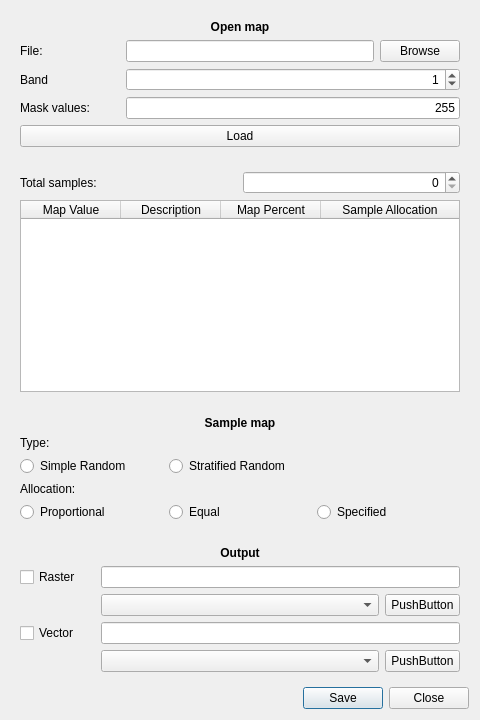
<?xml version="1.0" encoding="UTF-8"?>
<ui version="4.0">
 <class>Dialog</class>
 <widget class="QDialog" name="Dialog">
  <property name="geometry">
   <rect>
    <x>0</x>
    <y>0</y>
    <width>480</width>
    <height>720</height>
   </rect>
  </property>
  <property name="windowTitle">
   <string>Dialog</string>
  </property>
  <layout class="QGridLayout" name="gridLayout">
   <item row="1" column="0">
    <widget class="QWidget" name="widget_3" native="true">
     <layout class="QGridLayout" name="gridLayout_3">
      <item row="0" column="0">
       <widget class="QLabel" name="label_6">
        <property name="text">
         <string>Total samples:</string>
        </property>
       </widget>
      </item>
      <item row="0" column="1">
       <widget class="QSpinBox" name="spinBox_2">
        <property name="alignment">
         <set>Qt::AlignRight|Qt::AlignTrailing|Qt::AlignVCenter</set>
        </property>
        <property name="maximum">
         <number>16777215</number>
        </property>
       </widget>
      </item>
      <item row="1" column="0" colspan="2">
       <widget class="QTableWidget" name="tableWidget">
        <attribute name="horizontalHeaderStretchLastSection">
         <bool>true</bool>
        </attribute>
        <column>
         <property name="text">
          <string>Map Value</string>
         </property>
        </column>
        <column>
         <property name="text">
          <string>Description</string>
         </property>
        </column>
        <column>
         <property name="text">
          <string>Map Percent</string>
         </property>
        </column>
        <column>
         <property name="text">
          <string>Sample Allocation</string>
         </property>
        </column>
       </widget>
      </item>
     </layout>
     <zorder>tableWidget</zorder>
     <zorder>label_6</zorder>
     <zorder>spinBox_2</zorder>
    </widget>
   </item>
   <item row="0" column="0">
    <widget class="QWidget" name="widget" native="true">
     <property name="maximumSize">
      <size>
       <width>16777215</width>
       <height>150</height>
      </size>
     </property>
     <layout class="QGridLayout" name="gridLayout_2">
      <item row="1" column="2">
       <widget class="QPushButton" name="pushButton">
        <property name="minimumSize">
         <size>
          <width>50</width>
          <height>0</height>
         </size>
        </property>
        <property name="text">
         <string>Browse</string>
        </property>
       </widget>
      </item>
      <item row="4" column="0" colspan="3">
       <widget class="QPushButton" name="pushButton_2">
        <property name="text">
         <string>Load</string>
        </property>
       </widget>
      </item>
      <item row="0" column="0" colspan="3">
       <widget class="QLabel" name="label">
        <property name="maximumSize">
         <size>
          <width>16777215</width>
          <height>25</height>
         </size>
        </property>
        <property name="text">
         <string>&lt;html&gt;&lt;head/&gt;&lt;body&gt;&lt;p align=&quot;center&quot;&gt;&lt;span style=&quot; font-weight:600;&quot;&gt;Open map&lt;/span&gt;&lt;/p&gt;&lt;/body&gt;&lt;/html&gt;</string>
        </property>
       </widget>
      </item>
      <item row="1" column="1">
       <widget class="QLineEdit" name="lineEdit"/>
      </item>
      <item row="1" column="0">
       <widget class="QLabel" name="label_2">
        <property name="minimumSize">
         <size>
          <width>100</width>
          <height>0</height>
         </size>
        </property>
        <property name="text">
         <string>File:</string>
        </property>
       </widget>
      </item>
      <item row="2" column="0">
       <widget class="QLabel" name="label_3">
        <property name="minimumSize">
         <size>
          <width>100</width>
          <height>0</height>
         </size>
        </property>
        <property name="text">
         <string>Band</string>
        </property>
       </widget>
      </item>
      <item row="2" column="1" colspan="2">
       <widget class="QSpinBox" name="spinBox">
        <property name="alignment">
         <set>Qt::AlignRight|Qt::AlignTrailing|Qt::AlignVCenter</set>
        </property>
        <property name="value">
         <number>1</number>
        </property>
       </widget>
      </item>
      <item row="3" column="0">
       <widget class="QLabel" name="label_4">
        <property name="minimumSize">
         <size>
          <width>100</width>
          <height>0</height>
         </size>
        </property>
        <property name="text">
         <string>Mask values:</string>
        </property>
       </widget>
      </item>
      <item row="3" column="1" colspan="2">
       <widget class="QLineEdit" name="lineEdit_2">
        <property name="text">
         <string>255</string>
        </property>
        <property name="alignment">
         <set>Qt::AlignRight|Qt::AlignTrailing|Qt::AlignVCenter</set>
        </property>
       </widget>
      </item>
     </layout>
    </widget>
   </item>
   <item row="5" column="0">
    <widget class="QDialogButtonBox" name="buttonBox">
     <property name="orientation">
      <enum>Qt::Horizontal</enum>
     </property>
     <property name="standardButtons">
      <set>QDialogButtonBox::Close|QDialogButtonBox::Save</set>
     </property>
    </widget>
   </item>
   <item row="3" column="0">
    <widget class="QWidget" name="widget_4" native="true">
     <layout class="QGridLayout" name="gridLayout_5">
      <item row="0" column="1">
       <widget class="QLabel" name="label_9">
        <property name="text">
         <string>&lt;html&gt;&lt;head/&gt;&lt;body&gt;&lt;p align=&quot;center&quot;&gt;&lt;span style=&quot; font-weight:600;&quot;&gt;Output&lt;/span&gt;&lt;/p&gt;&lt;/body&gt;&lt;/html&gt;</string>
        </property>
       </widget>
      </item>
      <item row="3" column="0">
       <widget class="QCheckBox" name="checkBox_2">
        <property name="maximumSize">
         <size>
          <width>75</width>
          <height>16777215</height>
         </size>
        </property>
        <property name="text">
         <string>Vector</string>
        </property>
       </widget>
      </item>
      <item row="1" column="0">
       <widget class="QCheckBox" name="checkBox">
        <property name="maximumSize">
         <size>
          <width>75</width>
          <height>16777215</height>
         </size>
        </property>
        <property name="text">
         <string>Raster</string>
        </property>
       </widget>
      </item>
      <item row="2" column="2">
       <widget class="QPushButton" name="pushButton_3">
        <property name="maximumSize">
         <size>
          <width>75</width>
          <height>16777215</height>
         </size>
        </property>
        <property name="text">
         <string>PushButton</string>
        </property>
       </widget>
      </item>
      <item row="1" column="1" colspan="2">
       <widget class="QLineEdit" name="lineEdit_3"/>
      </item>
      <item row="2" column="1">
       <widget class="QComboBox" name="comboBox"/>
      </item>
      <item row="4" column="2">
       <widget class="QPushButton" name="pushButton_4">
        <property name="maximumSize">
         <size>
          <width>75</width>
          <height>16777215</height>
         </size>
        </property>
        <property name="text">
         <string>PushButton</string>
        </property>
       </widget>
      </item>
      <item row="3" column="1" colspan="2">
       <widget class="QLineEdit" name="lineEdit_4"/>
      </item>
      <item row="4" column="1">
       <widget class="QComboBox" name="comboBox_2"/>
      </item>
     </layout>
    </widget>
   </item>
   <item row="2" column="0">
    <widget class="QWidget" name="widget_2" native="true">
     <property name="minimumSize">
      <size>
       <width>150</width>
       <height>0</height>
      </size>
     </property>
     <property name="maximumSize">
      <size>
       <width>16777215</width>
       <height>16777215</height>
      </size>
     </property>
     <layout class="QGridLayout" name="gridLayout_4">
      <item row="2" column="0">
       <widget class="QRadioButton" name="radioButton_4">
        <property name="text">
         <string>Simple Random</string>
        </property>
        <property name="checkable">
         <bool>true</bool>
        </property>
        <property name="checked">
         <bool>false</bool>
        </property>
       </widget>
      </item>
      <item row="5" column="2">
       <widget class="QRadioButton" name="radioButton_3">
        <property name="text">
         <string>Specified</string>
        </property>
       </widget>
      </item>
      <item row="2" column="1">
       <widget class="QRadioButton" name="radioButton_5">
        <property name="text">
         <string>Stratified Random</string>
        </property>
       </widget>
      </item>
      <item row="0" column="0" colspan="3">
       <widget class="QLabel" name="label_5">
        <property name="text">
         <string>&lt;html&gt;&lt;head/&gt;&lt;body&gt;&lt;p align=&quot;center&quot;&gt;&lt;span style=&quot; font-weight:600;&quot;&gt;Sample map&lt;/span&gt;&lt;/p&gt;&lt;/body&gt;&lt;/html&gt;</string>
        </property>
       </widget>
      </item>
      <item row="5" column="1">
       <widget class="QRadioButton" name="radioButton_2">
        <property name="text">
         <string>Equal</string>
        </property>
       </widget>
      </item>
      <item row="5" column="0">
       <widget class="QRadioButton" name="radioButton">
        <property name="text">
         <string>Proportional</string>
        </property>
       </widget>
      </item>
      <item row="3" column="0" colspan="3">
       <widget class="QLabel" name="label_7">
        <property name="text">
         <string>Allocation:</string>
        </property>
       </widget>
      </item>
      <item row="1" column="0" colspan="3">
       <widget class="QLabel" name="label_8">
        <property name="text">
         <string>Type:</string>
        </property>
       </widget>
      </item>
     </layout>
    </widget>
   </item>
  </layout>
 </widget>
 <resources/>
 <connections>
  <connection>
   <sender>buttonBox</sender>
   <signal>accepted()</signal>
   <receiver>Dialog</receiver>
   <slot>accept()</slot>
   <hints>
    <hint type="sourcelabel">
     <x>248</x>
     <y>254</y>
    </hint>
    <hint type="destinationlabel">
     <x>157</x>
     <y>274</y>
    </hint>
   </hints>
  </connection>
  <connection>
   <sender>buttonBox</sender>
   <signal>rejected()</signal>
   <receiver>Dialog</receiver>
   <slot>reject()</slot>
   <hints>
    <hint type="sourcelabel">
     <x>316</x>
     <y>260</y>
    </hint>
    <hint type="destinationlabel">
     <x>286</x>
     <y>274</y>
    </hint>
   </hints>
  </connection>
 </connections>
</ui>
